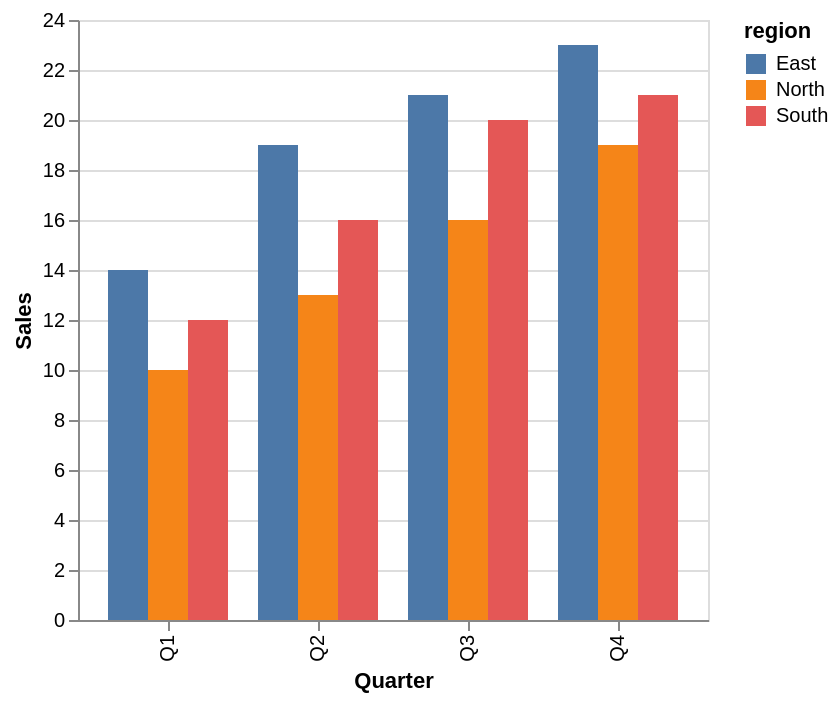

Vega-Lite specification for this chart:
### Vega-Lite specification from a JSON file in a GitHub repository (floating-point values rounded to 4 significant figures)
{"$schema": "https://vega.github.io/schema/vega-lite/v5.json", "data": {"values": [{"quarter": "Q1", "region": "North", "sales": 10}, {"quarter": "Q1", "region": "South", "sales": 12}, {"quarter": "Q1", "region": "East", "sales": 14}, {"quarter": "Q2", "region": "North", "sales": 13}, {"quarter": "Q2", "region": "South", "sales": 16}, {"quarter": "Q2", "region": "East", "sales": 19}, {"quarter": "Q3", "region": "North", "sales": 16}, {"quarter": "Q3", "region": "South", "sales": 20}, {"quarter": "Q3", "region": "East", "sales": 21}, {"quarter": "Q4", "region": "North", "sales": 19}, {"quarter": "Q4", "region": "South", "sales": 21}, {"quarter": "Q4", "region": "East", "sales": 23}]}, "mark": "bar", "encoding": {"x": {"field": "quarter", "type": "nominal", "title": "Quarter"}, "y": {"field": "sales", "type": "quantitative", "title": "Sales"}, "xOffset": {"field": "region"}, "color": {"field": "region", "type": "nominal"}}}
